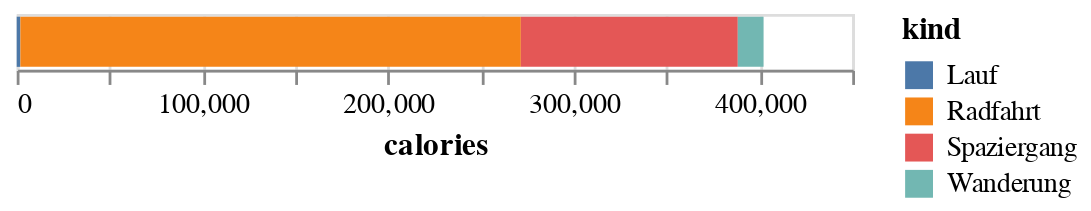

Notebook source saved alongside this figure:
### Code cell
(alt.Chart(sums_per_kind).mark_bar().encode(alt.X("calories"), alt.Color("kind")))

### Figure 1 — Vega-Lite specification as saved in the notebook (floating-point values rounded to 4 significant figures)
{"config": {"view": {"continuousWidth": 300, "continuousHeight": 300}}, "data": {"name": "data-735e9eca3212984abbab3b53b2f9f47a"}, "mark": {"type": "bar"}, "encoding": {"color": {"field": "kind", "type": "nominal"}, "x": {"field": "calories", "type": "quantitative"}}, "$schema": "https://vega.github.io/schema/vega-lite/v5.20.1.json", "datasets": {"data-735e9eca3212984abbab3b53b2f9f47a": [{"kind": "Lauf", "calories": 1971.0, "commute": 0, "consider_for_achievements": 58, "steps": 26570.0, "id": 8620553670810399461, "distance_km": 337.6, "start_latitude": 2930.0, "end_latitude": 2930.0, "start_longitude": 523.1, "end_longitude": 523.1, "average_speed_moving_kmh": 473.4, "average_speed_elapsed_kmh": 428.5, "year": 117215, "month": 330, "isoyear": 117215, "isoweek": 1326, "elapsed_time_h": 47.69}, {"kind": "Radfahrt", "calories": 269500.0, "commute": 0, "consider_for_achievements": 1453, "steps": 0.0, "id": 8570910505892076560, "distance_km": 18670.0, "start_latitude": 73800.0, "end_latitude": 73800.0, "start_longitude": 10270.0, "end_longitude": 10260.0, "average_speed_moving_kmh": 24780.0, "average_speed_elapsed_kmh": 21150.0, "year": 2937661, "month": 10188, "isoyear": 2937660, "isoweek": 41567, "elapsed_time_h": 1412.0}, {"kind": "Spaziergang", "calories": 116900.0, "commute": 0, "consider_for_achievements": 1406, "steps": 1841000.0, "id": -2166740179642513781, "distance_km": 2756.0, "start_latitude": 70860.0, "end_latitude": 70860.0, "start_longitude": 10710.0, "end_longitude": 10710.0, "average_speed_moving_kmh": 7412.0, "average_speed_elapsed_kmh": 5920.0, "year": 2844025, "month": 8942, "isoyear": 2844026, "isoweek": 36248, "elapsed_time_h": 750.9}, {"kind": "Wanderung", "calories": 13880.0, "commute": 0, "consider_for_achievements": 36, "steps": 234700.0, "id": -5465079547078385012, "distance_km": 323.8, "start_latitude": 1785.0, "end_latitude": 1785.0, "start_longitude": 205.0, "end_longitude": 205.0, "average_speed_moving_kmh": 160.6, "average_speed_elapsed_kmh": 130.7, "year": 72808, "month": 194, "isoyear": 72808, "isoweek": 776, "elapsed_time_h": 93.2}]}}
